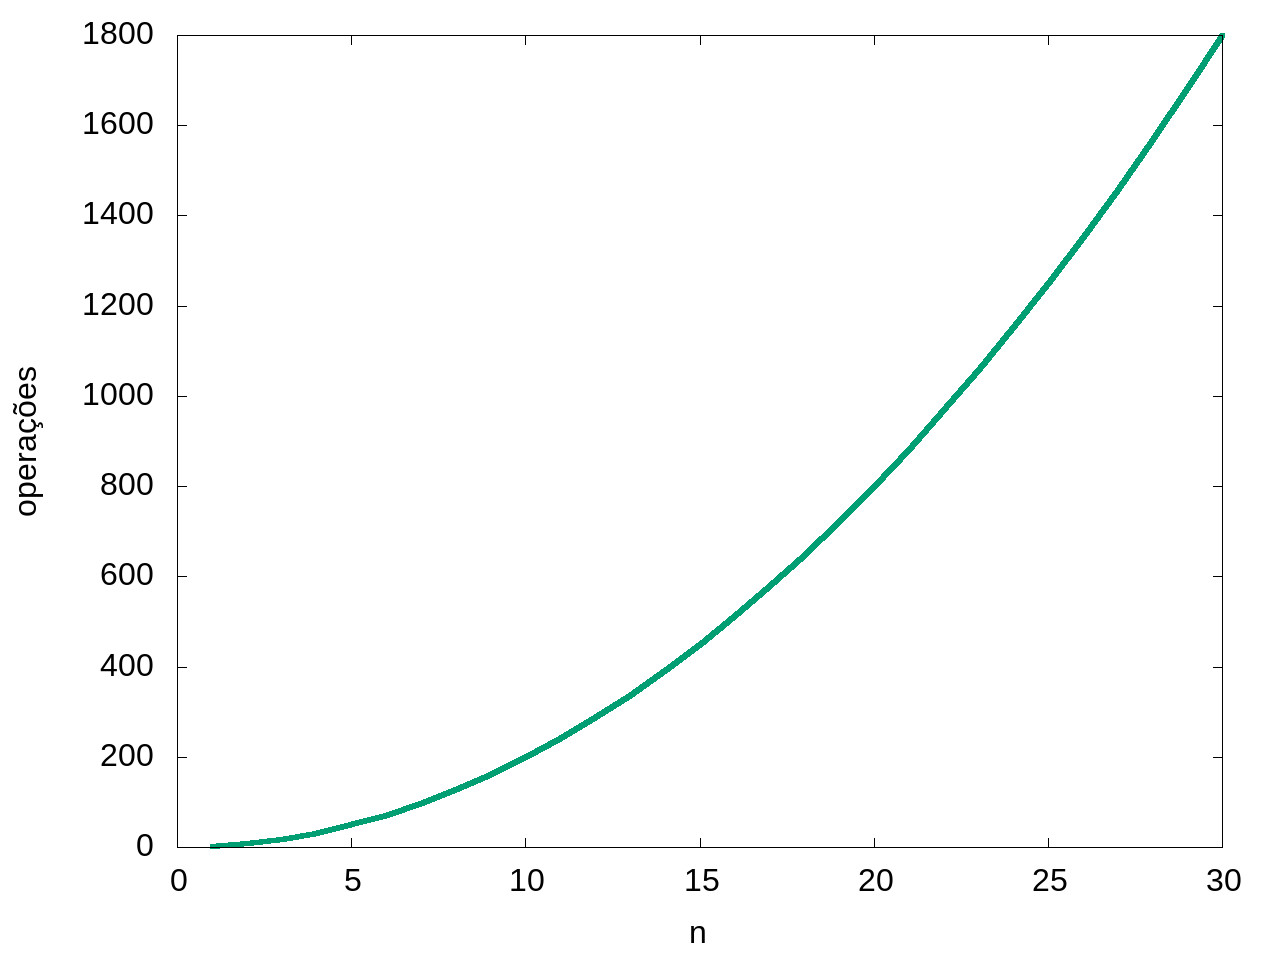

This figure's gnuplot source:
set terminal jpeg enhanced size 1280,960 font "arial,24.0"
set output "exercicio05f.jpg"
set xlabel "n"
set ylabel "operações" 
plot "exercicio05f.txt" with lines lw 5 lt 2 notitle
